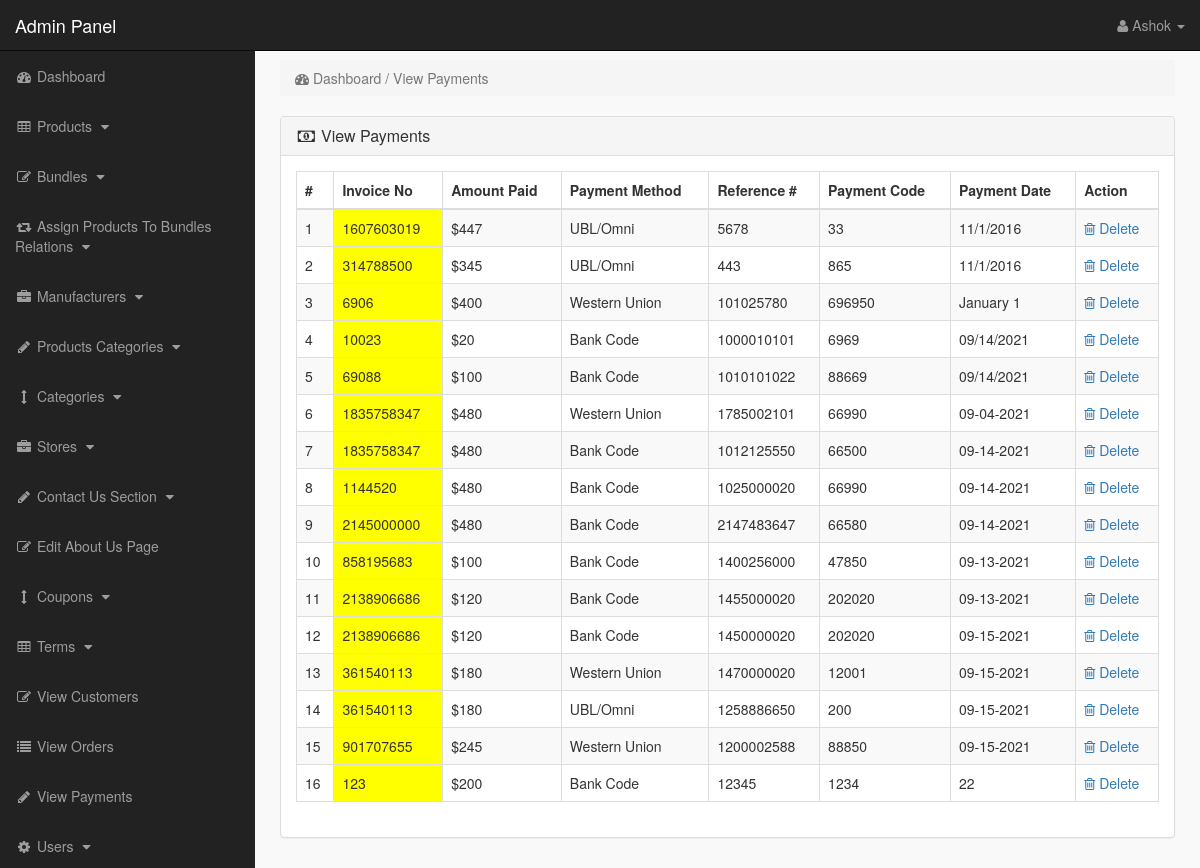
The app's page /admin_area/index.php?view_payments (signed in) with its own data.
### tables this page shows
CREATE TABLE `payments` (
  `payment_id` int(10) NOT NULL,
  `invoice_no` int(10) NOT NULL,
  `amount` int(10) NOT NULL,
  `payment_mode` text NOT NULL,
  `ref_no` int(10) NOT NULL,
  `code` int(10) NOT NULL,
  `payment_date` text NOT NULL
);

### admin_area/view_payments.php (the view)
<?php
if(!isset($_SESSION['admin_email'])){
echo "<script>window.open('login.php','_self')</script>";
}
else {
?>
<div class="row">
<div class="col-lg-12">
<ol class="breadcrumb">
<li class="active">
<i class="fa fa-dashboard"></i> Dashboard / View Payments
</li>
</ol>
</div>
</div>
<div class="row">
<div class="col-lg-12">
<div class="panel panel-default">
<div class="panel-heading">
<h3 class="panel-title">
<i class="fa fa-money fa-fw"> </i> View Payments
</h3>
</div>
<div class="panel-body">
<div class="table-responsive">
<table class="table table-hover table-bordered table-striped">
<thead>
<tr>
<th>#</th>
<th>Invoice No</th>
<th>Amount Paid</th>
<th>Payment Method</th>
<th>Reference #</th>
<th>Payment Code</th>
<th>Payment Date</th>
<th>Action</th>
</tr>
</thead>
<tbody>
<?php
$i = 0;
$get_payments = "select * from payments";
$run_payments = mysqli_query($con,$get_payments);
while($row_payments = mysqli_fetch_array($run_payments)){
$payment_id = $row_payments['payment_id'];
$invoice_no = $row_payments['invoice_no'];
$amount = $row_payments['amount'];
$payment_mode = $row_payments['payment_mode'];
$ref_no = $row_payments['ref_no'];
$code = $row_payments['code'];
$payment_date = $row_payments['payment_date'];
$i++;
?>
<tr>
<td><?php echo $i; ?></td>
<td bgcolor="yellow" ><?php echo $invoice_no; ?></td>
<td>$<?php echo $amount; ?></td>
<td><?php echo $payment_mode; ?></td>
<td><?php echo $ref_no; ?></td>
<td><?php echo $code; ?></td>
<td><?php echo $payment_date; ?></td>
<td>
<a href="index.php?payment_delete=<?php echo $payment_id; ?>" >
<i class="fa fa-trash-o" ></i> Delete
</a>
</td>
</tr>
<?php } ?>
</tbody>
</table>
</div>
</div>
</div>
</div>
</div>
<?php } ?>

### admin_area/includes/sidebar.php (shortened to what this page needs)
<?php
if(!isset($_SESSION['admin_email'])){
echo "<script>window.open('login.php','_self')</script>";
}
else {
?>
<nav class="navbar navbar-inverse navbar-fixed-top" >
<div class="navbar-header" >
<a class="navbar-brand" href="index.php?dashboard" >Admin Panel</a>
</div>
<ul class="nav navbar-right top-nav" >
<li class="dropdown" >
<a href="#" class="dropdown-toggle" data-toggle="dropdown" >
<i class="fa fa-user" ></i>
<?php echo $admin_name; ?> <b class="caret" ></b>
</a>
</li>
</ul>
<div class="collapse navbar-collapse navbar-ex1-collapse">
<ul class="nav navbar-nav side-nav">
<li>
<a href="index.php?dashboard">
<i class="fa fa-fw fa-dashboard"></i> Dashboard
</a>
</li>
<li>
<a href="#" data-toggle="collapse" data-target="#products">
<i class="fa fa-fw fa-table"></i> Products
<i class="fa fa-fw fa-caret-down"></i>
</a>
</li>
<li>
<a href="#" data-toggle="collapse" data-target="#bundles">
<i class="fa fa-fw fa-edit"></i> Bundles
<i class="fa fa-fw fa-caret-down"></i>
</a>
</li>
<li>
<a href="#" data-toggle="collapse" data-target="#relations">
<i class="fa fa-fw fa-retweet"></i> Assign Products To Bundles Relations
<i class="fa fa-fw fa-caret-down"></i>
</a>
</li>
<li>
<a href="#" data-toggle="collapse" data-target="#manufacturers">
<i class="fa fa-fw fa-briefcase"></i> Manufacturers
<i class="fa fa-fw fa-caret-down"></i>
</a>
</li>
<li>
<a href="#" data-toggle="collapse" data-target="#p_cat">
<i class="fa fa-fw fa-pencil"></i> Products Categories
<i class="fa fa-fw fa-caret-down"></i>
</a>
</li>
<li>
<a href="#" data-toggle="collapse" data-target="#cat">
<i class="fa fa-fw fa-arrows-v"></i> Categories
<i class="fa fa-fw fa-caret-down"></i>
</a>
</li>
<li>
<a href="#" data-toggle="collapse" data-target="#store">
<i class="fa fa-fw fa-briefcase"></i> Stores
<i class="fa fa-fw fa-caret-down"></i>
</a>
</li>
<li>
<a href="#" data-toggle="collapse" data-target="#contact_us">
<i class="fa fa-fw fa-pencil"> </i> Contact Us Section
<i class="fa fa-fw fa-caret-down"></i>
</a>
</li>
<li>
<a href="index.php?edit_about_us">
<i class="fa fa-fw fa-edit"></i> Edit About Us Page
</a>
</li>
<li>
<a href="#" data-toggle="collapse" data-target="#coupons">
<i class="fa fa-fw fa-arrows-v"></i> Coupons
<i class="fa fa-fw fa-caret-down"></i>
</a>
</li>
<li>
<a href="#" data-toggle="collapse" data-target="#terms" >
<i class="fa fa-fw fa-table"></i> Terms
<i class="fa fa-fw fa-caret-down"></i>
</a>
</li>
<li>
<a href="index.php?view_customers">
<i class="fa fa-fw fa-edit"></i> View Customers
</a>
</li>
<li>
<a href="index.php?view_orders">
<i class="fa fa-fw fa-list"></i> View Orders
</a>
</li>
<li>
<a href="index.php?view_payments">
<i class="fa fa-fw fa-pencil"></i> View Payments
</a>
</li>
<li>
<a href="#" data-toggle="collapse" data-target="#users">
<i class="fa fa-fw fa-gear"></i> Users
<i class="fa fa-fw fa-caret-down"></i>
</a>
</li>
</ul>
</div>
</nav>
<?php } ?>

### admin_area/css/style.css (style rules this page uses)
body { margin-top:100px; }
@media (min-width: 768px) { body { margin-top:50px; } }
.top-nav { padding:0 15px; }
.top-nav>li { display:inline-block; float:left; }
.top-nav>li>a { padding-top:15px; padding-bottom:15px; line-height:20px; color:#999; }
@media (min-width: 768px) { .side-nav { position:fixed; top:51px; width:255px; border-radius:0; overflow-y:auto; background-color: #222; bottom:0; overflow-x:hidden; padding-bottom:40px; } }
@media (min-width: 768px) { .side-nav>li>a { width:255px; } }
.panel-body { border-radius:5px; }

### records on screen
payments: invoice_no "1607603019", amount "447", payment_mode "UBL/Omni", ref_no "5678", code "33", payment_date "11/1/2016"
payments: invoice_no "314788500", amount "345", payment_mode "UBL/Omni", ref_no "443", code "865", payment_date "11/1/2016"
payments: invoice_no "6906", amount "400", payment_mode "Western Union", ref_no "101025780", code "696950", payment_date "January 1"
payments: invoice_no "10023", amount "20", payment_mode "Bank Code", ref_no "1000010101", code "6969", payment_date "09/14/2021"
payments: invoice_no "69088", amount "100", payment_mode "Bank Code", ref_no "1010101022", code "88669", payment_date "09/14/2021"
payments: invoice_no "1835758347", amount "480", payment_mode "Western Union", ref_no "1785002101", code "66990", payment_date "09-04-2021"
payments: invoice_no "1835758347", amount "480", payment_mode "Bank Code", ref_no "1012125550", code "66500", payment_date "09-14-2021"
payments: invoice_no "1144520", amount "480", payment_mode "Bank Code", ref_no "1025000020", code "66990", payment_date "09-14-2021"
payments: invoice_no "2145000000", amount "480", payment_mode "Bank Code", ref_no "2147483647", code "66580", payment_date "09-14-2021"
payments: invoice_no "858195683", amount "100", payment_mode "Bank Code", ref_no "1400256000", code "47850", payment_date "09-13-2021"
payments: invoice_no "2138906686", amount "120", payment_mode "Bank Code", ref_no "1455000020", code "202020", payment_date "09-13-2021"
payments: invoice_no "2138906686", amount "120", payment_mode "Bank Code", ref_no "1450000020", code "202020", payment_date "09-15-2021"
payments: invoice_no "361540113", amount "180", payment_mode "Western Union", ref_no "1470000020", code "12001", payment_date "09-15-2021"
payments: invoice_no "361540113", amount "180", payment_mode "UBL/Omni", ref_no "1258886650", code "200", payment_date "09-15-2021"
payments: invoice_no "901707655", amount "245", payment_mode "Western Union", ref_no "1200002588", code "88850", payment_date "09-15-2021"
payments: invoice_no "123", amount "200", payment_mode "Bank Code", ref_no "12345", code "1234", payment_date "22"

### other values on screen
$admin_name "Ashok"
